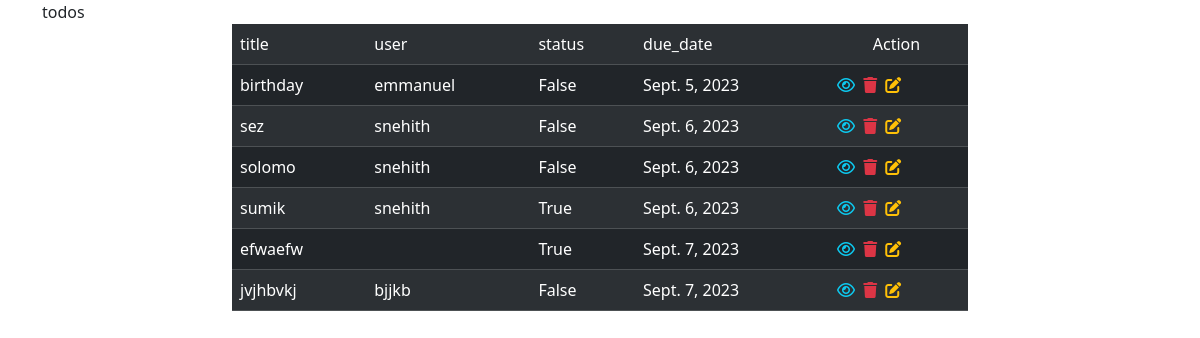
The page /todos/list/ on the database its author committed.
### task/models.py (models this page shows, shortened)
class Todoo(models.Model):
    title=models.CharField(max_length=300)
    user=models.CharField(max_length=200)
    status=models.BooleanField(default=False)
    created_date=models.DateTimeField(auto_now_add=True,null=True)
    due_date=models.DateField(null=True)

### task/views.py (the view)
# urls.py: path('todos/list/',TodoListView.as_view(),name="todoo-list"),
class TodoListView(View):
    def get(self,request,*args,**kwargs):
        qs=Todoo.objects.all()
        return render(request,"todos_lit.html",{"todos":qs})

### task/templates/todos_lit.html (shortened to what this page needs)
<!DOCTYPE html>
<html lang="en">
<head>
    <link href="https://cdn.jsdelivr.net/npm/bootstrap@5.3.2/dist/css/bootstrap.min.css" rel="stylesheet">
    <link rel="stylesheet" href="https://cdnjs.cloudflare.com/ajax/libs/font-awesome/6.4.2/css/all.min.css" />
</head>
<body>
    <div class="container">
        todos
        <div class="row">
            <div class="col-2"></div>
            <div class="col-8">
                <table class="table table-striped table-dark">
                    <tr>
                        <td>title</td>
                        <td>user</td>
                        <td>status</td>
                        <td>due_date</td>
                        <td class="text-center">Action</td>
                    </tr>
                    {%for todo in todos%}
                        <tr>
                                <td>{{todo.title}}</td>
                                <td>{{todo.user}}</td>
                                <td>{{todo.status}}</td>
                                <td>{{todo.due_date}}</td>
                               <td class="px-2">
                                <a href="{%url 'todoo-detail' todo.id %}" class="ms-1"><i class="fa-regular fa-eye fa-shake text-info"></i></a>
                                <a href="{%url 'todoo-delete' todo.id %}" class="ms-1"><i class="fa-solid fa-trash text-danger"></i></a>
                                <a href="{%url 'todoo-update' todo.id %}" class="ms-1"><i class="fa-solid fa-pen-to-square text-warning"></i></a>
                            </td>
                        </tr>
                    {%endfor%}
                </table>
            </div>
            <div class="col-2"></div>
        </div>
    </div>
</body>
</html>

### rows shown on the page
Todoo: title "birthday", user "emmanuel", status "False", due_date "Sept. 5, 2023"
Todoo: title "sez", user "snehith", status "False", due_date "Sept. 6, 2023"
Todoo: title "solomo", user "snehith", status "False", due_date "Sept. 6, 2023"
Todoo: title "sumik", user "snehith", status "True", due_date "Sept. 6, 2023"
Todoo: title "efwaefw", status "True", due_date "Sept. 7, 2023"
Todoo: title "jvjhbvkj", user "bjjkb", status "False", due_date "Sept. 7, 2023"
